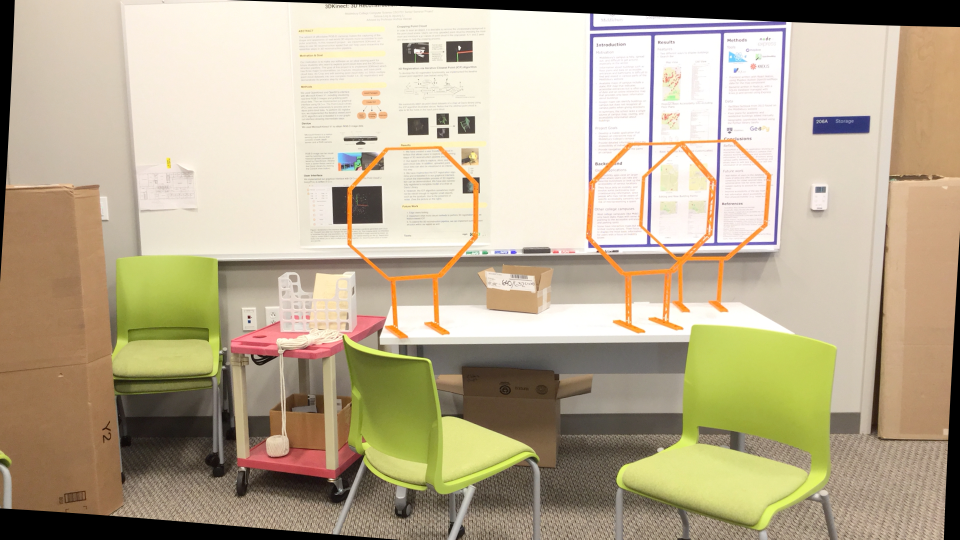
#> input picture data/octagon/im0.png, 1920 x 1080 px (shown at 1/2 size)
$ python octagon.py
#> lines starting #> are read from the running program, lines starting #| are printed output that depends on the picture; after the words box and inside, x2 and y2 are one past the last pixel; in counts of white or black regions, pixels touching at a corner belong together; long printed decimals are rounded
import numpy as np
import cv2 as cv
import copy

# compute fundamental matrix
def getFunamentalMatrix(L,R):

    A = np.array([[L[0][0]*R[0][0] , L[0][0]*R[0][1], L[0][0] , L[0][1]*R[0][0] , L[0][1]*R[0][1] , L[0][1] , R[0][0] , R[0][1] , 1],
                  [L[1][0]*R[1][0] , L[1][0]*R[1][1], L[1][0] , L[1][1]*R[1][0] , L[1][1]*R[1][1] , L[1][1] , R[1][0] , R[1][1] , 1],
                  [L[2][0]*R[2][0] , L[2][0]*R[2][1], L[2][0] , L[2][1]*R[2][0] , L[2][1]*R[2][1] , L[2][1] , R[2][0] , R[2][1] , 1],
                  [L[3][0]*R[3][0] , L[3][0]*R[3][1], L[3][0] , L[3][1]*R[3][0] , L[3][1]*R[3][1] , L[3][1] , R[3][0] , R[3][1] , 1],
                  [L[4][0]*R[4][0] , L[4][0]*R[4][1], L[4][0] , L[4][1]*R[4][0] , L[4][1]*R[4][1] , L[4][1] , R[4][0] , R[4][1] , 1],
                  [L[5][0]*R[5][0] , L[5][0]*R[5][1], L[5][0] , L[5][1]*R[5][0] , L[5][1]*R[5][1] , L[5][1] , R[5][0] , R[5][1] , 1],
                  [L[6][0]*R[6][0] , L[6][0]*R[6][1], L[6][0] , L[6][1]*R[6][0] , L[6][1]*R[6][1] , L[6][1] , R[6][0] , R[6][1] , 1],
                  [L[7][0]*R[7][0] , L[7][0]*R[7][1], L[7][0] , L[7][1]*R[7][0] , L[7][1]*R[7][1] , L[7][1] , R[7][0] , R[7][1] , 1],
                  ])

    _, _, V = np.linalg.svd(A)
    F = np.reshape(V[-1, :],(3,3))
    F = np.round_(F, decimals=3)

    if np.linalg.matrix_rank(F) == 3:
        print('hii')
        U,S,V = np.linalg.svd(F)
        w = np.zeros((3,3))
        w[0,0] = S[1]
        w[1,1] = S[2]
        F = np.dot(U,np.dot(w,V))
        F = np.round_(F, decimals=3)
    return F

# [25 lines left out: function bestFundamentalMatrix, not called in this run]

def extractCameraPose(essential_matrix):

    R_set = []
    C_set = []

    U,_,V = np.linalg.svd(essential_matrix)

    W = np.array([[0,-1,0],[1,0,0],[0,0,1]])

    C1 = U[:,-1]
    R1 = np.dot(U,np.dot(W,V))
    if np.linalg.det(R1) == -1:
        R1 = -R1
        C1 = -C1
    R_set.append(R1)
    C_set.append(C1)

    C2 = -U[:,-1]
    R2 = np.dot(U,np.dot(W.T,V))
    if np.linalg.det(R2) == -1:
        R2 = -R2
        C2 = -C2
    R_set.append(R2)
    C_set.append(C2)

    C3 = U[:,-1]
    R3 = np.dot(U,np.dot(W,V))
    if np.linalg.det(R3) == -1:
        R3 = -R3
        C3 = -C3
    R_set.append(R3)
    C_set.append(C3)

    C4 = -U[:,-1]
    R4 = np.dot(U,np.dot(W.T,V))
    if np.linalg.det(R4) == -1:
        R4 = -R4
        C4 = -C4
    R_set.append(R4)
    C_set.append(C4)

    return R_set, C_set

# Visualize epilines
def drawlines(img1src, lines, pts1src):

    r, c,_= img1src.shape
    np.random.seed(0)
    for r, pt1 in zip(lines, pts1src):
        color = tuple(np.random.randint(0, 255, 3).tolist())
        x0, y0 = map(int, [0, -r[2]/r[1]])
        x1, y1 = map(int, [c, -(r[2]+r[0]*c)/r[1]])
        img1color = cv.line(img1src, (x0, y0), (x1, y1), color, 1)
        img1color = cv.circle(img1color, tuple(pt1), 5, color, -1)
    return img1color

def getMatchingFeature(image1, image2):

    des = cv.ORB_create()
    kp1, des1 = des.detectAndCompute(image1, None)
    kp2, des2 = des.detectAndCompute(image2, None)

    bf = cv.BFMatcher()
    matches = bf.knnMatch(des1, des2, k=2)

    best_matches = []
    for m,n in matches:
        if m.distance < 0.65*n.distance:
            best_matches.append(m)

    list_kp1 = np.int32([kp1[mat.queryIdx].pt for mat in best_matches])
    list_kp2 = np.int32([kp2[mat.trainIdx].pt for mat in best_matches])

    return list_kp1, list_kp2

# [40 lines left out: functions calculateDisparity, computeDepthMap, not called in this run]

def projection_matrix(K, R, C):

    A = np.concatenate((np.identity(3),-C), axis=1)
    P = np.dot(K,np.dot(R,A))

    return P

#Function to find 3D point given 2D pixel locations
def linear_triangulation(R_set, C_set, left_pts, right_pts, K1, K2):

    x3D_set = []

    for i in range(len(R_set)):
        R1, R2 = np.identity(3), R_set[i]
        C1, C2 = np.zeros((3, 1)),  C_set[i].reshape(3,1)

        P1 = projection_matrix(K1, R1, C1)
        P2 = projection_matrix(K2, R2, C2)

        p1, p2, p3 = P1
        p1_, p2_, p3_ = P2

        p1, p2, p3 =  p1.reshape(1,-1), p2.reshape(1,-1), p3.reshape(1,-1)
        p1_, p2_, p3_ =  p1_.reshape(1,-1), p2_.reshape(1,-1), p3_.reshape(1,-1)

        x3D =[]

        for left_pt, right_pt in zip(left_pts, right_pts):
            x, y = left_pt
            x_, y_ = right_pt
            A = np.vstack((y * p3 - p2, p1 - x * p3, y_ * p3_ - p2_, p1_-x_ * p3_ ))
            _, _, Vt = np.linalg.svd(A)
            X = Vt[-1]
            X = X / X[-1]
            x3D.append(X[:3])

        x3D_set.append(x3D)

    return x3D_set

def disambiguateCameraPose(R_set, C_set, x3D_set):
    best_i = 0
    max_positive_depths = 0

    for i in range(len(R_set)):
        n_positive_depths=  0
        R, C = R_set[i],  C_set[i].reshape(-1, 1)
        r3 = R[2].reshape(1, -1)
        x3D = x3D_set[i]

        for X in x3D:
            X = X.reshape(-1, 1)
            if r3 @ (X - C) > 0 and X[2] > 0:
                n_positive_depths += 1

        if n_positive_depths > max_positive_depths:
            best_i = i
            max_positive_depths = n_positive_depths

    R, C = R_set[best_i], C_set[best_i]

    return R, C

def main():

    octagon_left = cv.imread('data/octagon/im0.png',1)
#> octagon_left is the input picture: shape (1080, 1920, 3); mean B, G, R 146.3, 172.5, 185.7
    octagon_left = cv.resize(octagon_left, (int(octagon_left.shape[1]*0.5), int(octagon_left.shape[0]*0.5)))
#> octagon_left: shape (540, 960, 3)


    octagon_right = cv.imread('data/octagon/im1.png',1)
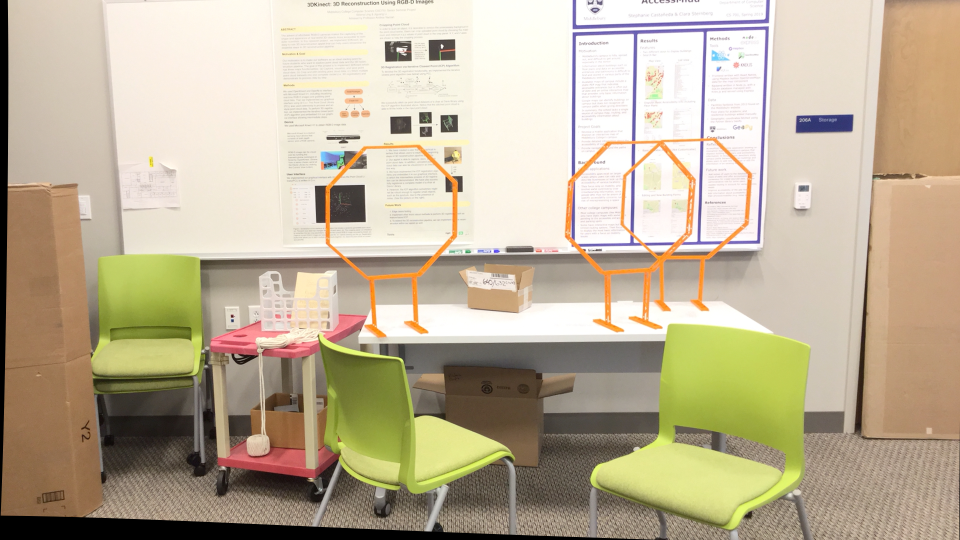
#> input picture data/octagon/im1.png, 1920 x 1080 px (shown at 1/2 size)
#> octagon_right is the input picture: shape (1080, 1920, 3); mean B, G, R 152.5, 177.2, 190.1
    octagon_right = cv.resize(octagon_right, (int(octagon_right.shape[1]*0.5), int(octagon_right.shape[0]*0.5)))
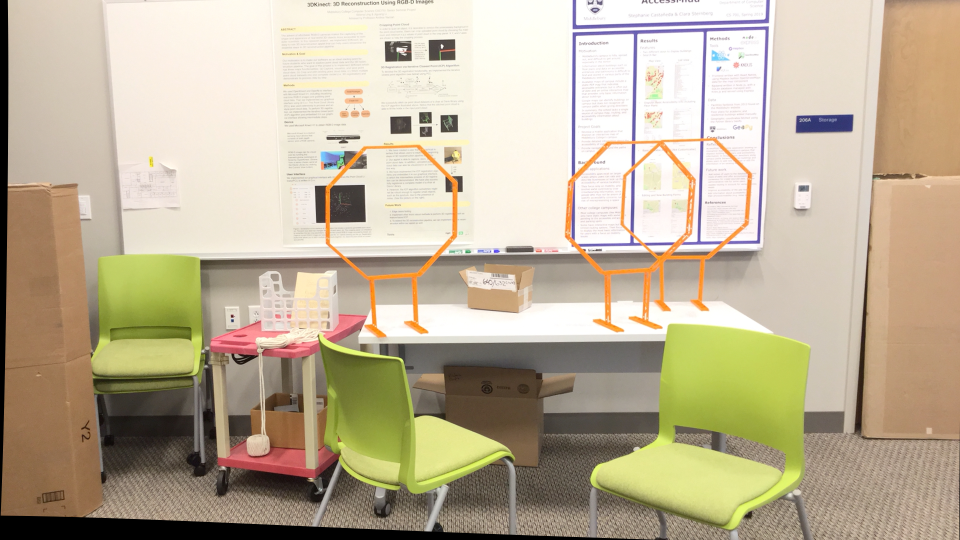
#> octagon_right: shape (540, 960, 3); mean B, G, R 152.6, 177.3, 190.2

    list_kp1, list_kp2 = getMatchingFeature(octagon_left, octagon_right)
#> in getMatchingFeature, `kp1, des1 = des.detectAndCompute(image1, None)`: kp1 = 500 keypoints; strongest (x, y, size): (333, 188, 31), (415, 50, 31), (334, 222, 31), (459, 48, 31)
#> in getMatchingFeature, `kp2, des2 = des.detectAndCompute(image2, None)`: kp2 = 500 keypoints; strongest (x, y, size): (397, 49, 31), (316, 186, 31), (317, 221, 31), (362, 186, 37.2)
#> in getMatchingFeature, `matches = bf.knnMatch(des1, des2, k=2)`: matches = 500 matches
#> after the loop in getMatchingFeature, `for m,n in matches:`: best_matches = 106 matches
#> in getMatchingFeature, `list_kp1 = np.int32([kp1[mat.queryIdx].pt for mat in best_matches])`: list_kp1 = 106 pairs, first value 218 to 868, second value 34 to 489
#> in getMatchingFeature, `list_kp2 = np.int32([kp2[mat.trainIdx].pt for mat in best_matches])`: list_kp2 = 106 pairs, first value 200 to 852, second value 32 to 489
    kp1 = copy.copy(list_kp1)
#> kp1 has the same summary as list_kp1 in getMatchingFeature
    kp2 = copy.copy(list_kp2)
#> kp2 has the same summary as list_kp2 in getMatchingFeature

    kp1 = list_kp1[:8]
#> kp1 = [[258, 357], [591, 34], [719, 34], [344, 139], [471, 41], [437, 123], [427, 43], [427, 118]]
    kp2 = list_kp2[:8]
#> kp2 = [[239, 356], [573, 33], [702, 32], [327, 137], [454, 40], [420, 122], [410, 41], [410, 117]]
    F = getFunamentalMatrix(kp1,kp2)
#> in getFunamentalMatrix, `F = np.reshape(V[-1, :],(3,3))`: F = [[3.41e-06, 0.00021, 0.00158], [-0.000201, 2.68e-06, 0.0569], [-0.00535, -0.0651, 0.996]]
#> in getFunamentalMatrix, `F = np.round_(F, decimals=3)`: F = [[0, 0, 0.002], [0, 0, 0.057], [-0.005, -0.065, 0.996]]
    best_kp1 = list_kp1[:8]
#> best_kp1 has the same summary as kp1
    best_kp2 = list_kp2[:8]
#> best_kp2 has the same summary as kp2
    print('=======')
    print('Fundamental Matrix')
    print(F)
#| [[ 0.     0.     0.002]
#|  [-0.     0.     0.057]
#|  [-0.005 -0.065  0.996]]

    K = np.array([[1742.11, 0, 804.90],[0, 1742.11, 541.22], [0, 0, 1]])

    # essentail matrix
    E = np.dot(np.dot(K.T,F),K)
#> E = [[0, 0, 3.48], [0, 0, 99.3], [-8.71, -113.2, -5.75]]
    U,S,V = np.linalg.svd(E)
#> U = [[-0.00623, -0.0345, 0.999], [-0.178, -0.983, -0.0351], [0.984, -0.178, 0]]; S = [114.2, 98.84, 3.45e-18]; V = [[-0.0751, -0.976, -0.204], [0.0157, 0.204, -0.979], [-0.997, 0.0767, 2.6e-18]]
    S = np.diag(S)
#> S = [[114.2, 0, 0], [0, 98.84, 0], [0, 0, 3.45e-18]]
    S[-1,-1] = 0
    E = np.dot(np.dot(U,S),V)
#> E = [[3.39e-16, 4.69e-15, 3.48], [1.52e-16, 8.53e-15, 99.3], [-8.71, -113.2, -5.75]]
    print('=======')
    print('Essential Matrix')
    print(E)
#| [[ 3.39295194e-16  4.68919925e-15  3.48422000e+00]
#|  [ 1.51616326e-16  8.53389004e-15  9.93002700e+01]
#|  [-8.71055000e+00 -1.13237150e+02 -5.74846000e+00]]

    R_set, C_set = extractCameraPose(E)
#> in extractCameraPose, `U,_,V = np.linalg.svd(essential_matrix)`: V = [[-0.0751, -0.976, -0.204], [0.0157, 0.204, -0.979], [0.997, -0.0767, 3.47e-18]]
#> in extractCameraPose, `C1 = U[:,-1]`: C1 = [0.999, -0.0351, 0]
#> in extractCameraPose, `R1 = np.dot(U,np.dot(W,V))`: R1 = [[0.999, -0.0417, 0.000946], [0.0417, 0.999, 0.027], [-0.00207, -0.0269, 1]]
#> in extractCameraPose, `C2 = -U[:,-1]`: C2 = [-0.999, 0.0351, 0]
#> in extractCameraPose, `R2 = np.dot(U,np.dot(W.T,V))`: R2 = [[0.994, -0.112, -0.000946], [-0.112, -0.993, -0.027], [0.00207, 0.0269, -1]]
#> in extractCameraPose, `C3 = U[:,-1]`: C3 = [0.999, -0.0351, 0]
#> in extractCameraPose, `R3 = np.dot(U,np.dot(W,V))`: R3 has the same summary as R1
#> in extractCameraPose, `C4 = -U[:,-1]`: C4 = [-0.999, 0.0351, 0]
#> in extractCameraPose, `R4 = np.dot(U,np.dot(W.T,V))`: R4 has the same summary as R2
#> R_set = 4 items; C_set = [[0.999, -0.0351, 0], [-0.999, 0.0351, 0], [0.999, -0.0351, 0], [-0.999, 0.0351, 0]]

    K1 = np.array([[1742.11, 0, 804.90],[0, 1742.11, 541.22], [0, 0, 1]])
    K2 = np.array([[1742.11, 0, 804.90],[0, 1742.11, 541.22], [0, 0, 1]])

    x3D_set = linear_triangulation(R_set, C_set, kp1, kp2, K1, K2)
#> the loop in linear_triangulation, `for i in range(len(R_set)):` made 4 passes
#> (C2, p1_, p2_, p3_) on passes 1 to 3: ([0.999, -0.0351, 0], [[1738.9, -94.3, 806.3, -1741.2]], [[71.45, 1725.4, 588, -10.91]], [[-0.00207, -0.0269, 1, 0.00112]]), ([-0.999, 0.0351, 0], [[1732.9, -172.8, -806.3, 1737.9]], [[-193.3, -1716, -588, -133]], [[0.00207, 0.0269, -1, 0.00112]]), ([0.999, -0.0351, 0], [[1738.9, -94.3, 806.3, -1741.2]], [[71.45, 1725.4, 588, -10.91]], [[-0.00207, -0.0269, 1, 0.00112]])
#> after the loop in linear_triangulation, `for i in range(len(R_set)):`: x3D_set = 4 items
#> x3D_set = 4 items
    R, C = disambiguateCameraPose(R_set, C_set, x3D_set)
#> the loop in disambiguateCameraPose, `for i in range(len(R_set)):` made 4 passes
#> (C, r3, best_i, max_positive_depths) on pass 1: ([0.999, -0.0351, 0], [[-0.00207, -0.0269, 1]], 0, 8)
#> (C, r3) on passes 2 to 4: ([-0.999, 0.0351, 0], [[0.00207, 0.0269, -1]]), ([0.999, -0.0351, 0], [[-0.00207, -0.0269, 1]]), ([-0.999, 0.0351, 0], [[0.00207, 0.0269, -1]])
#> after the loop in disambiguateCameraPose, `for i in range(len(R_set)):`: best_i = 0; max_positive_depths = 8
#> in disambiguateCameraPose, `R, C = R_set[best_i], C_set[best_i]`: R has the same summary as R1 in extractCameraPose; C = [0.999, -0.0351, 0]
#> R has the same summary as R1 in extractCameraPose; C = [0.999, -0.0351, 0]
    print('=======')
    print('camera rotation')
    print(R)
#| [[ 9.99129761e-01 -4.16992115e-02  9.46320374e-04]
#|  [ 4.16585614e-02  9.98767829e-01  2.69701307e-02]
#|  [-2.06978753e-03 -2.69072379e-02  9.99635792e-01]]
    print('=======')
    print('camera translation')
    print(C)
#| [ 0.9994 -0.03507  0.        ]

    # Find epilines corresponding to points in right image (second image) and
    # drawing its lines on left image
    lines1 = cv.computeCorrespondEpilines(best_kp2.reshape(-1, 1, 2), 2, F)
#> lines1 = [[-0.0767, -0.997, 333.9], [-0.0767, -0.997, 61.71], [-0.0767, -0.997, 64.79], [-0.0767, -0.997, 145.1], [-0.0767, -0.997, 64.18], [-0.0767, -0.997, 134.8], [-0.0767, -0.997, 63.7], [-0.0767, -0.997, 130.2]]
    lines1 = lines1.reshape(-1, 3)
    octagon_left_copy = copy.copy(octagon_left)
    octagon_left_epiline = drawlines(octagon_left_copy, lines1, best_kp1)
#> the loop in drawlines, `for r, pt1 in zip(lines, pts1src):` made 8 passes
#> (r, pt1, color, y0, y1) on passes 1 to 8: ([-0.0767, -0.997, 333.9], [258, 357], (172, 47, 117), 334, 261), ([-0.0767, -0.997, 61.71], [591, 34], (192, 67, 251), 61, -11), ([-0.0767, -0.997, 64.79], [719, 34], (195, 103, 9), 64, -8), ([-0.0767, -0.997, 145.1], [344, 139], (211, 21, 242), 145, 71), ([-0.0767, -0.997, 64.18], [471, 41], (36, 87, 70), 64, -9), ([-0.0767, -0.997, 134.8], [437, 123], (216, 88, 140), 135, 61), ([-0.0767, -0.997, 63.7], [427, 43], (58, 193, 230), 63, -9), ([-0.0767, -0.997, 130.2], [427, 118], (39, 87, 174), 130, 56)
#> pass 1, in drawlines, `img1color = cv.circle(img1color, tuple(pt1), 5, color, -1)`:
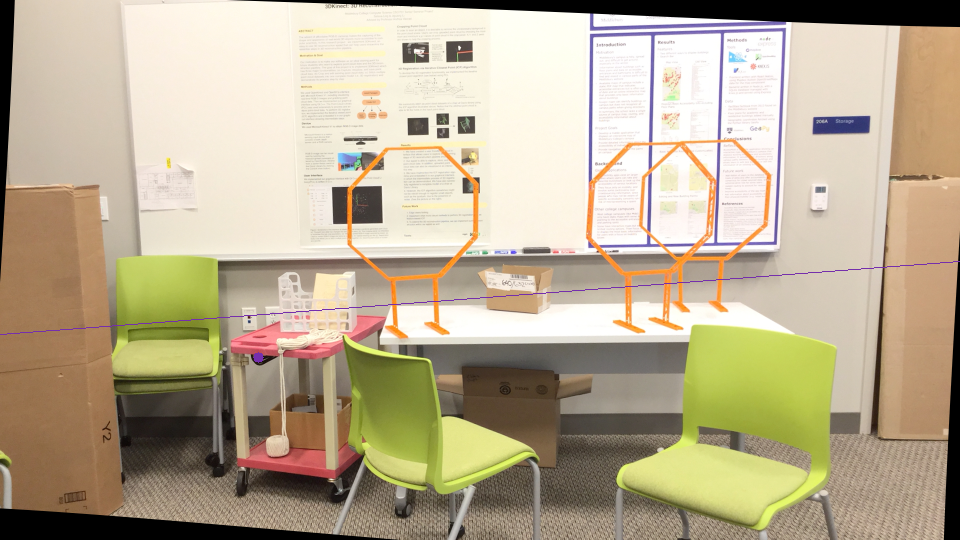
#> img1color: shape (540, 960, 3); mean B, G, R 146.5, 172.4, 185.7

    # Find epilines corresponding to points in left image (first image) and
    # drawing its lines on right image
    lines1 = cv.computeCorrespondEpilines(best_kp1.reshape(-1, 1, 2), 2, F)
#> lines1 = [[-0.0767, -0.997, 335.3], [-0.0767, -0.997, 63.14], [-0.0767, -0.997, 67.06], [-0.0767, -0.997, 147.4], [-0.0767, -0.997, 65.58], [-0.0767, -0.997, 136.2], [-0.0767, -0.997, 65.97], [-0.0767, -0.997, 131.5]]
    lines1 = lines1.reshape(-1, 3)
    octagon_right_copy = copy.copy(octagon_left)
    octagon_right_epiline = drawlines(octagon_right_copy, lines1, best_kp2)
#> the loop in drawlines (call 2), `for r, pt1 in zip(lines, pts1src):` made 8 passes
#> (r, pt1, color, y0, y1) on passes 1 to 8: ([-0.0767, -0.997, 335.3], [239, 356], (172, 47, 117), 336, 262), ([-0.0767, -0.997, 63.14], [573, 33], (192, 67, 251), 63, -10), ([-0.0767, -0.997, 67.06], [702, 32], (195, 103, 9), 67, -6), ([-0.0767, -0.997, 147.4], [327, 137], (211, 21, 242), 147, 73), ([-0.0767, -0.997, 65.58], [454, 40], (36, 87, 70), 65, -8), ([-0.0767, -0.997, 136.2], [420, 122], (216, 88, 140), 136, 62), ([-0.0767, -0.997, 65.97], [410, 41], (58, 193, 230), 66, -7), ([-0.0767, -0.997, 131.5], [410, 117], (39, 87, 174), 131, 58)
#> pass 1, in drawlines (call 2), `img1color = cv.circle(img1color, tuple(pt1), 5, color, -1)`:
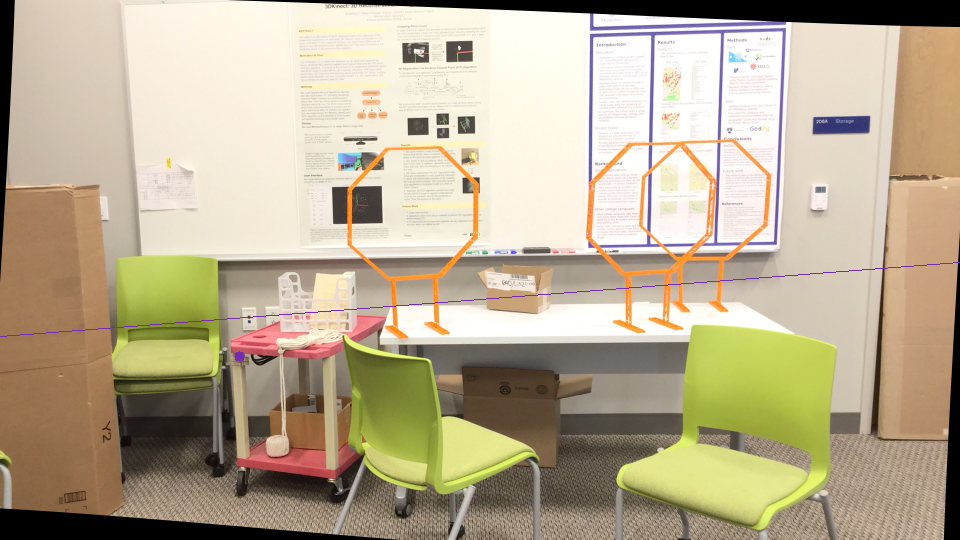
#> img1color: shape (540, 960, 3); mean B, G, R 146.5, 172.4, 185.7
#> pass 2, in drawlines (call 2), `img1color = cv.line(img1src, (x0, y0), (x1, y1), color, 1)`:
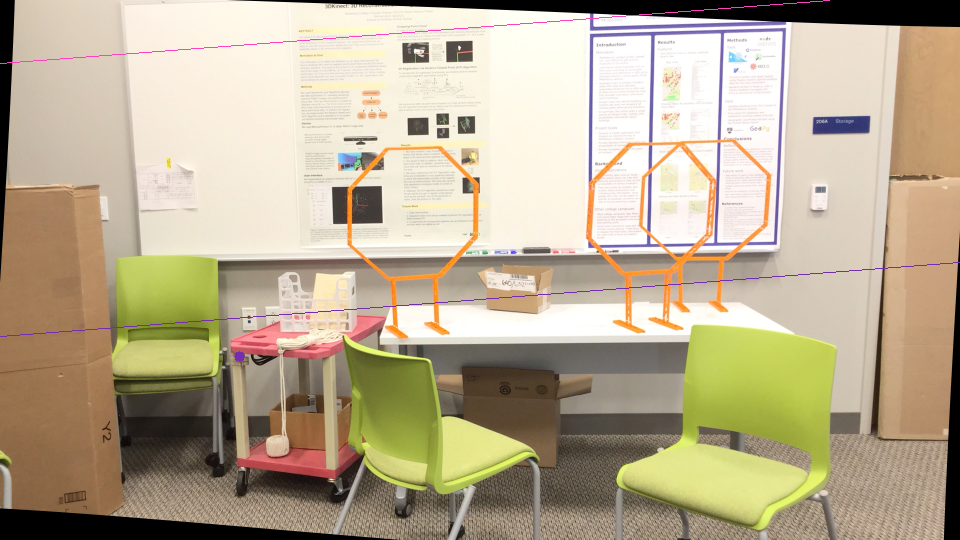
#> img1color: shape (540, 960, 3); 0.16% of pixels changed, all inside (x1, y1, x2, y2) = (0, 0, 830, 64)
#> after the loop in drawlines (call 2), `for r, pt1 in zip(lines, pts1src):`:
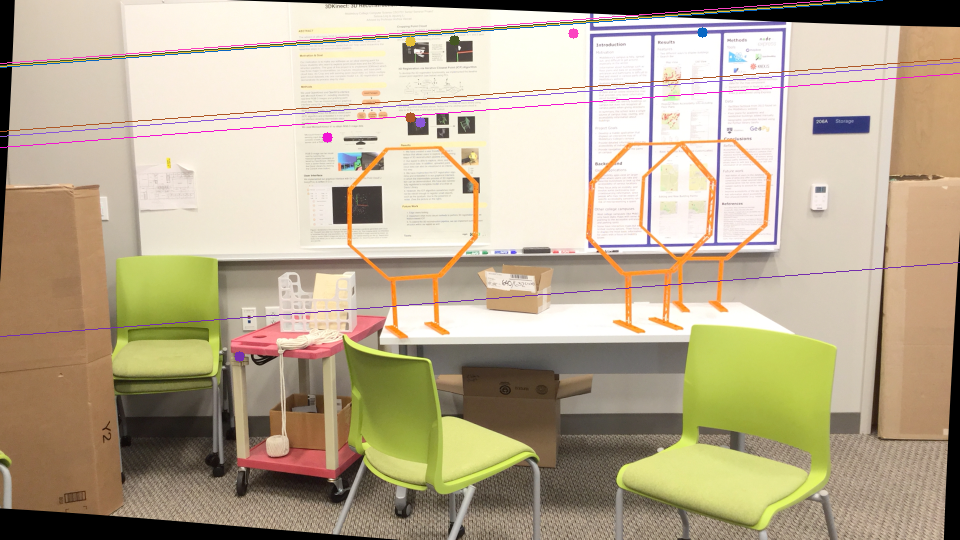
#> img1src: shape (540, 960, 3); mean B, G, R 145.9, 171, 185.1


    image = np.concatenate((octagon_left_epiline,octagon_right_epiline), axis =1)
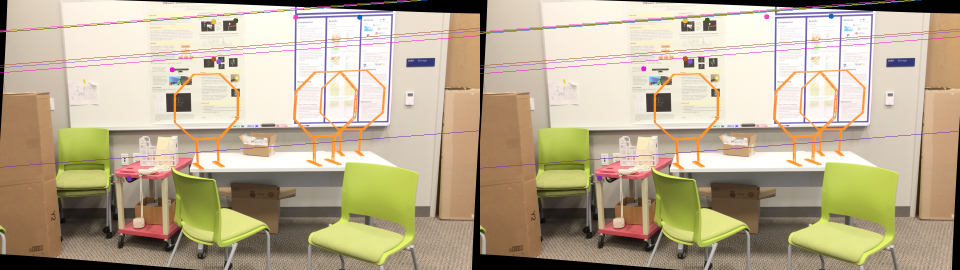
#> image: shape (540, 1920, 3) (shown at 1/2 size); mean B, G, R 145.9, 171.1, 185.2
    # cv.imshow('Rectified Epipolar Line', image)
    cv.imwrite('Epipolar.png', image)

    h1, w1,_ = octagon_left.shape
#> h1 = 540; w1 = 960
    h2, w2,_ = octagon_right.shape
#> h2 = 540; w2 = 960
    _, H1, H2 = cv.stereoRectifyUncalibrated( np.float32(best_kp1), np.float32(best_kp2), F, imgSize=(w1, h1))

#> (the run stopped early here; a loop or call above may not have finished)
